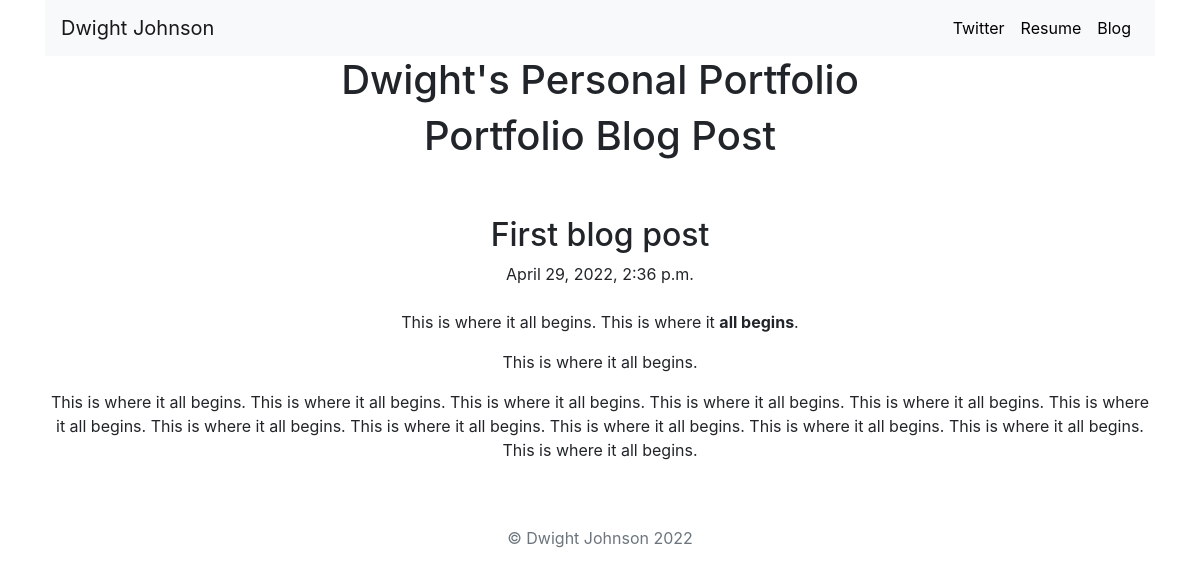
Page /blog/1/ on the committed database.
### BlogApp/models.py (models this page shows, shortened)
class Post(models.Model):
    subject = models.CharField(max_length=100)
    text = models.TextField(max_length=2000)
    datePosted = models.DateTimeField()

### BlogApp/views.py (the view)
# urls.py: path('<int:blog_id>/', views.post, name='post'),
def post(request, blog_id):
    post = get_object_or_404(Post, pk=blog_id)
    return render(request, 'BlogApp/post.html', {'post':post})

### BlogApp/templates/blogapp/post.html (shortened to what this page needs)
{% extends 'PortfolioApp/base.html'%}
{% block content %}
<div class='container text-center'>
  <h1>Portfolio Blog Post</h1>
  <h2>{{ post.subject }}</h2>
  {{ post.datePosted}}
  <p>{{ post.text|safe }}</p>
<div>
{% endblock %}

### PortfolioApp/static/PortfolioApp/custom.css (style rules this page uses)
body { font-family: 'Lato', sans-serif; }

### rows in the picture
Post: subject "First blog post", datePosted "April 29, 2022, 2:36 p.m.", text "This is where it all begins. This is where it all begins . This is where it all begins. This is where it all begins. This is where it all begins. This is where it all begins. This is where it all begins. This is where it all begins. This is where it all begins. This is where it all begins. This is where it all begins. This is where it all begins. This is where it all begins. This is where it all begins. This is where it all begins."
